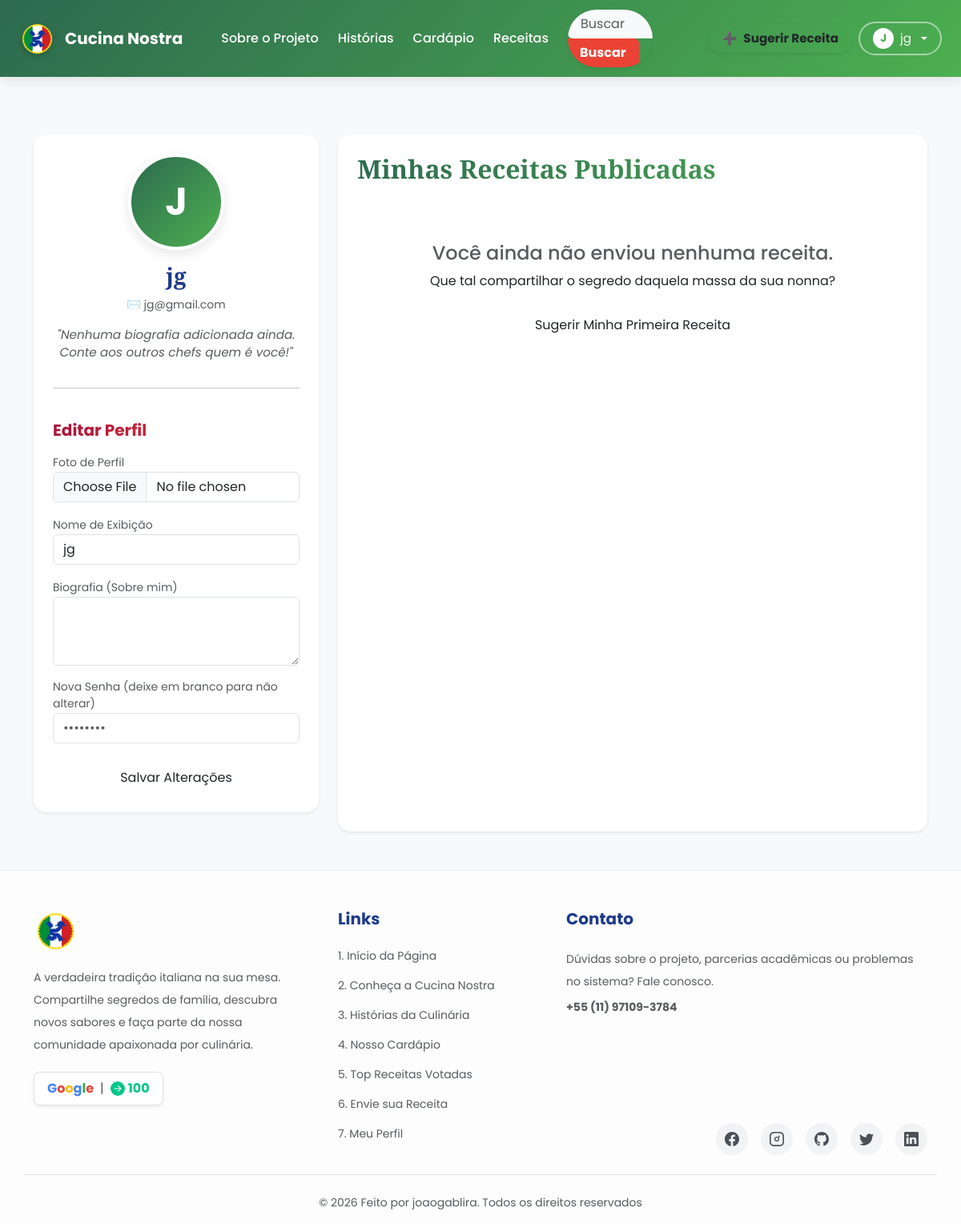
Screenshot of /user.php (signed in) with the database file from the repository.
### tables this page shows
CREATE TABLE `users` (
  `id` int(11) NOT NULL,
  `name` varchar(100) NOT NULL,
  `email` varchar(100) NOT NULL,
  `password` varchar(255) NOT NULL,
  `created_at` timestamp NOT NULL DEFAULT current_timestamp(),
  `bio` text DEFAULT NULL,
  `profile_pic` varchar(255) DEFAULT 'assets/img/default-avatar.png'
);

### user.php (the view, shortened to what this page needs)
<?php
require_once 'config/database.php';
$user_id = $_SESSION['user_id'];
$stmt_user = $conn->prepare("SELECT * FROM users WHERE id = :id");
$stmt_user->bindParam(':id', $user_id);
$stmt_user->execute();
$user = $stmt_user->fetch(PDO::FETCH_ASSOC);
$query_recipes = "SELECT r.*,
                  (SELECT COUNT(*) FROM votes v WHERE v.recipe_id = r.id) as total_votos
                  FROM recipes r
                  WHERE r.user_id = :user_id
                  ORDER BY total_votos DESC";
$stmt_recipes = $conn->prepare($query_recipes);
$stmt_recipes->bindParam(':user_id', $user_id);
$stmt_recipes->execute();
$minhas_receitas = $stmt_recipes->fetchAll(PDO::FETCH_ASSOC);
?>
<!DOCTYPE html>
<html lang="pt-BR">
<head>
    <link href="https://cdn.jsdelivr.net/npm/bootstrap@5.3.0/dist/css/bootstrap.min.css" rel="stylesheet">
    <link rel="stylesheet" href="assets/css/style.css">
</head>
<body class="bg-light">
    <?php include __DIR__ . '/views/navbar.php'; ?>
    <div class="container my-5 pt-4">
        <div class="row">
            <div class="col-lg-4 mb-4">
                <div class="card border-0 shadow-sm rounded-4 text-center p-4">
                    <div class="mx-auto mb-3" style="width: 120px; height: 120px; background: var(--verde-gradient); border-radius: 50%; display: flex; align-items: center; justify-content: center; color: white; font-size: 3rem; font-weight: bold; border: 4px solid white; box-shadow: 0 5px 15px rgba(0,0,0,0.1);">
                        <?php
                        if(!empty($user['profile_pic']) && $user['profile_pic'] != 'assets/img/default-avatar.png'){
                            echo '<img src="'.htmlspecialchars($user['profile_pic']).'" style="width: 100%; height: 100%; object-fit: cover; border-radius: 50%;">';
                        } else {
                            echo strtoupper(substr($user['name'], 0, 1));
                        }
                        ?>
                    </div>
                    <h3 class="fw-bold text-azul-escuro font-playfair"><?php echo htmlspecialchars($user['name']); ?></h3>
                    <p class="text-muted small mb-3">✉️ <?php echo htmlspecialchars($user['email']); ?></p>
                    <p class="text-muted" style="font-size: 0.95rem;">
                        <i>"<?php echo !empty($user['bio']) ? htmlspecialchars($user['bio']) : 'Nenhuma biografia adicionada ainda. Conte aos outros chefs quem é você!'; ?>"</i>
                    </p>
                    <hr>
                    <h5 class="fw-bold text-start mt-4 mb-3 text-gradient-red">Editar Perfil</h5>
                    <form action="controllers/AuthController.php" method="POST" enctype="multipart/form-data" class="text-start">
                        <div class="mb-3">
                            <label class="small text-muted">Foto de Perfil</label>
                            <input type="file" name="profile_pic" class="form-control" accept="image/*">
                        </div>
                        <div class="mb-3">
                            <label class="small text-muted">Nome de Exibição</label>
                            <input type="text" name="name" class="form-control" value="<?php echo htmlspecialchars($user['name']); ?>" required>
                        </div>
                        <div class="mb-3">
                            <label class="small text-muted">Biografia (Sobre mim)</label>
                            <textarea name="bio" class="form-control" rows="3"><?php echo htmlspecialchars($user['bio'] ?? ''); ?></textarea>
                        </div>
                        <div class="mb-3">
                            <label class="small text-muted">Nova Senha (deixe em branco para não alterar)</label>
                            <input type="password" name="new_password" class="form-control" placeholder="••••••••">
                        </div>
                        <button type="submit" class="btn btn-gradient-red w-100 rounded-pill mt-2">Salvar Alterações</button>
                    </form>
                </div>
            </div>
            <div class="col-lg-8">
                <div class="card border-0 shadow-sm rounded-4 p-4 h-100">
                    <h2 class="fw-bold text-gradient-green font-playfair mb-4">Minhas Receitas Publicadas</h2>
                    <div class="row g-4">
                        <?php if(count($minhas_receitas) > 0): ?>
                            <?php foreach($minhas_receitas as $receita): ?>
                                <div class="col-md-6">
                                    <div class="card recipe-card h-100 border border-light shadow-sm">
                                        <img src="<?php echo htmlspecialchars($receita['image_url']); ?>" class="card-img-top" style="height: 180px; object-fit: cover;" alt="Receita">
                                        <div class="card-body d-flex flex-column">
                                            <h5 class="card-title fw-bold text-azul-escuro"><?php echo htmlspecialchars($receita['title']); ?></h5>
                                            <div class="mt-auto d-flex justify-content-between align-items-center pt-3 border-top">
                                                <span class="small fw-bold text-danger">❤️ <?php echo $receita['total_votos']; ?> Votos</span>
                                                <a href="receita.php?id=<?php echo $receita['id']; ?>" class="btn btn-sm btn-outline-success rounded-pill">Ver Receita</a>
                                            </div>
                                        </div>
                                    </div>
                                </div>
                            <?php endforeach; ?>
                        <?php else: ?>
                            <div class="col-12 text-center py-5">
                                <h4 class="text-muted">Você ainda não enviou nenhuma receita.</h4>
                                <p>Que tal compartilhar o segredo daquela massa da sua nonna?</p>
                                <a href="sugerir_receita.php" class="btn btn-gradient-red rounded-pill mt-2 px-4">Sugerir Minha Primeira Receita</a>
                            </div>
                        <?php endif; ?>
                    </div>
                </div>
            </div>
        </div>
    </div>
    <?php include __DIR__ . '/views/footer.php'; ?>
</body>
</html>

### assets/css/style.css (style rules this page uses)
:root { --verde-italia: #4CAF50; --vermelho-italia: #FF3B30; --azul-escuro: #1E3A8A; --fundo-claro: #F8F9FA; --verde-gradient: linear-gradient(135deg, #2d6a4f 0%, #4CAF50 100%); --vermelho-gradient: linear-gradient(135deg, #a4133c 0%, #FF3B30 100%); --azul-gradient: linear-gradient(135deg, #1E3A8A 0%, #3b82f6 100%); --sombra-card: 0 10px 30px rgba(0, 0, 0, 0.08); --sombra-hover: 0 15px 40px rgba(0, 0, 0, 0.12); }
body { font-family: 'Poppins', sans-serif; background-color: var(--fundo-claro); color: #333; overflow-x: hidden; }
h1, h2, h3, .hero-title { font-family: 'Playfair Display', serif; }
.text-azul-escuro { color: var(--azul-escuro) !important; }
.text-gradient-green { background: var(--verde-gradient); -webkit-background-clip: text; -webkit-text-fill-color: transparent; font-weight: 700; }
.text-gradient-red { background: var(--vermelho-gradient); -webkit-background-clip: text; -webkit-text-fill-color: transparent; font-weight: 700; }

### rows the page displays
users: name "J", name "jg", email "jg@gmail.com"

### other values shown
substr($_SESSION['user_name'], 0, 1) "J"
$_SESSION['user_name'] "jg"
